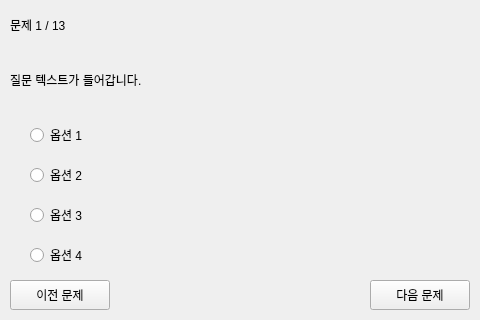
<?xml version="1.0" encoding="UTF-8"?>
<ui version="4.0">
 <class>HealthSurveyApp</class>
 <widget class="QMainWindow" name="HealthSurveyApp">
  <property name="geometry">
   <rect>
    <x>0</x>
    <y>0</y>
    <width>480</width>
    <height>320</height>
   </rect>
  </property>
  <widget class="QWidget" name="centralwidget">
   <widget class="QLabel" name="lblQuestionNumber">
    <property name="geometry">
     <rect>
      <x>10</x>
      <y>10</y>
      <width>100</width>
      <height>30</height>
     </rect>
    </property>
    <property name="text">
     <string>문제 1 / 13</string>
    </property>
   </widget>
   <widget class="QLabel" name="lblQuestionText">
    <property name="geometry">
     <rect>
      <x>10</x>
      <y>50</y>
      <width>460</width>
      <height>60</height>
     </rect>
    </property>
    <property name="wordWrap">
     <bool>true</bool>
    </property>
    <property name="text">
     <string>질문 텍스트가 들어갑니다.</string>
    </property>
   </widget>
   <widget class="QRadioButton" name="radioOption1">
    <property name="geometry">
     <rect>
      <x>30</x>
      <y>120</y>
      <width>420</width>
      <height>30</height>
     </rect>
    </property>
    <property name="text">
     <string>옵션 1</string>
    </property>
   </widget>
   <widget class="QRadioButton" name="radioOption2">
    <property name="geometry">
     <rect>
      <x>30</x>
      <y>160</y>
      <width>420</width>
      <height>30</height>
     </rect>
    </property>
    <property name="text">
     <string>옵션 2</string>
    </property>
   </widget>
   <widget class="QRadioButton" name="radioOption3">
    <property name="geometry">
     <rect>
      <x>30</x>
      <y>200</y>
      <width>420</width>
      <height>30</height>
     </rect>
    </property>
    <property name="text">
     <string>옵션 3</string>
    </property>
   </widget>
   <widget class="QRadioButton" name="radioOption4">
    <property name="geometry">
     <rect>
      <x>30</x>
      <y>240</y>
      <width>420</width>
      <height>30</height>
     </rect>
    </property>
    <property name="text">
     <string>옵션 4</string>
    </property>
   </widget>
   <widget class="QPushButton" name="btnPrev">
    <property name="geometry">
     <rect>
      <x>10</x>
      <y>280</y>
      <width>100</width>
      <height>30</height>
     </rect>
    </property>
    <property name="text">
     <string>이전 문제</string>
    </property>
   </widget>
   <widget class="QPushButton" name="btnNext">
    <property name="geometry">
     <rect>
      <x>370</x>
      <y>280</y>
      <width>100</width>
      <height>30</height>
     </rect>
    </property>
    <property name="text">
     <string>다음 문제</string>
    </property>
   </widget>
  </widget>
 </widget>
 <resources/>
 <connections/>
</ui>
